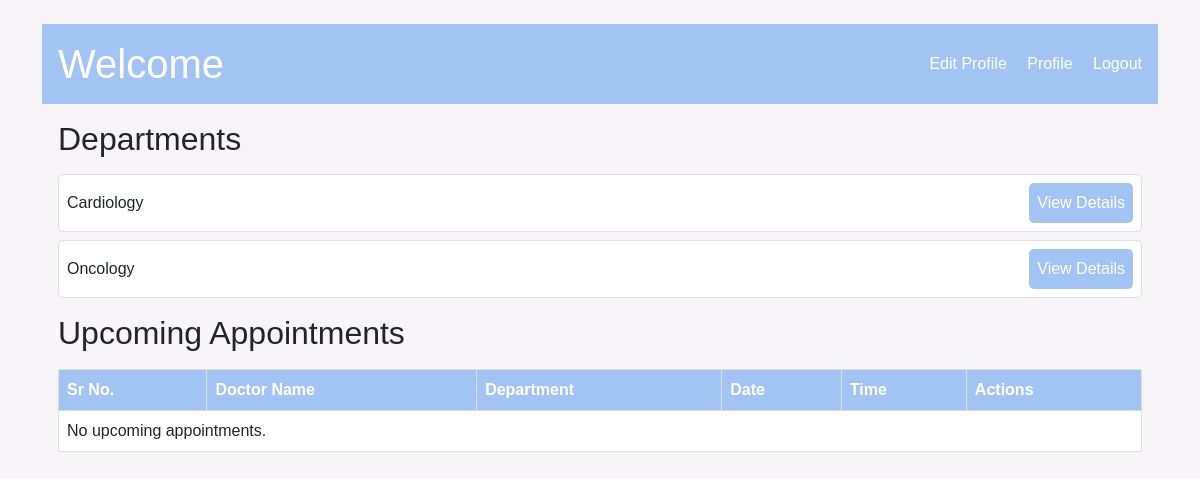
/patient_dashboard/1, run on an earlier commit of the app's database.
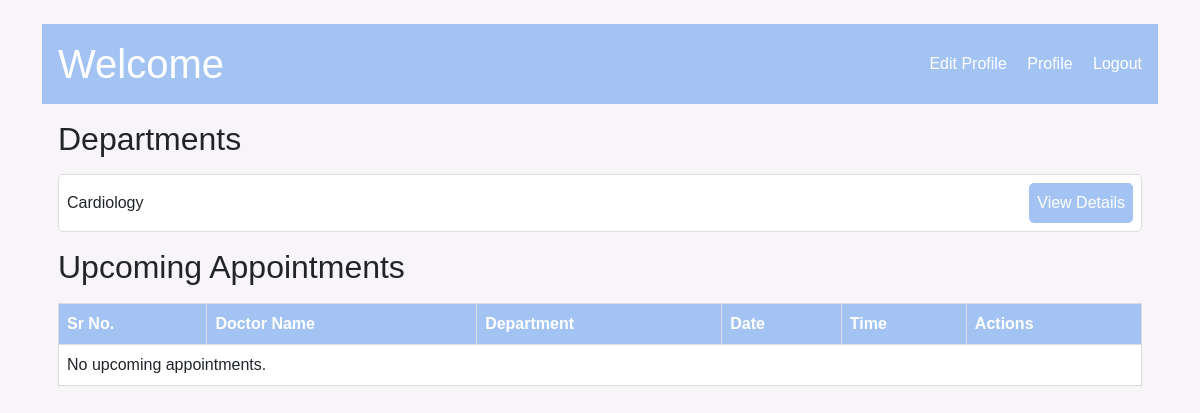
And on a later commit of the database.
### model.py (models this page shows)
class Department(db.Model):
    id = db.Column(db.Integer, primary_key=True)
    name = db.Column(db.String(100), unique=True, nullable=False)

### app.py (the view)
@app.route('/patient_dashboard/<int:patient_id>')
def patient_dashboard(patient_id):
    patient = Patient.query.get_or_404(patient_id)
    departments = Department.query.all()
    appointments = Appointment.query.filter_by(patient_id=patient_id).all()
    return render_template(
        'patientdb.html',
        patient=patient,
        departments=departments,
        appointments=appointments
    )

### templates/patientdb.html (shortened to what this page needs)
{% extends "base.html" %}
{% block content %}
<div class="header">
    <h1>Welcome {{ patient.name }}</h1>
    <div class="links">
        <a href="{{ url_for('edit_patient', patient_id=patient.id) }}">Edit Profile</a>
        <a href="{{ url_for('view_patient_profile', patient_id=patient.id) }}">Profile</a>
        <a href="{{ url_for('logout') }}">Logout</a>
    </div>
</div>
<div class="section">
    <h2>Departments</h2>
    {% for dept in departments %}
    <div class="list-item">
        <span>{{ dept.name }}</span>
        <a href="{{ url_for('view_department', dept_id=dept.id) }}">
            <button class="view-btn">View Details</button>
        </a>
    </div>
    {% else %}
    <p>No departments available.</p>
    {% endfor %}
</div>
<div class="section">
    <h2>Upcoming Appointments</h2>
    <table class="table">
        <thead>
            <tr>
                <th>Sr No.</th>
                <th>Doctor Name</th>
                <th>Department</th>
                <th>Date</th>
                <th>Time</th>
                <th>Actions</th>
            </tr>
        </thead>
        <tbody>
            {% for i, appointment in Appointments %}
            <tr>
                <td>{{ i }}</td>
                <td>{{ appointment.doctor.name }}</td>
                <td>{{ appointment.doctor.department.name }}</td>
                <td>{{ appointment.date.strftime('%d/%m/%Y') }}</td>
                <td>{{ appointment.time }}</td>
                <td>
                    <form action="{{ url_for('cancel_appointment', appointment_id=appointment.id) }}" method="POST">
                        <button class="cancel-btn" type="submit">Cancel</button>
                    </form>
                </td>
            </tr>
            {% else %}
            <tr>
                <td colspan="6">No upcoming appointments.</td>
            </tr>
            {% endfor %}
        </tbody>
    </table>
</div>
{% endblock %}

### templates/base.html (shortened to what this page needs)
<!DOCTYPE html>
<html lang="en">
<head>
    <link href="https://cdn.jsdelivr.net/npm/bootstrap@5.3.0/dist/css/bootstrap.min.css" rel="stylesheet">
</head>
<body>
    <div class="container mt-4">
        {% block content %}{% endblock %}
    </div>
</body>
</html>

### templates/patientdb.html (style rules this page uses)
body { font-family: Arial, sans-serif; background-color: #f8f5f9; margin: 0; padding: 0; }
.header { background-color: #a3c4f3; color: #ffffff; padding: 1rem; display: flex; justify-content: space-between; align-items: center; }
.header h1 { margin: 0; }
.header .links a { color: #ffffff; text-decoration: none; margin-left: 1rem; font-size: 1rem; }
.section { margin: 1rem auto; padding: 0 1rem; }
.section h2 { margin-bottom: 1rem; }
.list-item { display: flex; justify-content: space-between; align-items: center; padding: 0.5rem; border: 1px solid #ddd; border-radius: 5px; margin-bottom: 0.5rem; background-color: #ffffff; }
.list-item span { flex: 1; }
.list-item .view-btn { background-color: #a3c4f3; color: #ffffff; padding: 0.5rem; border: none; border-radius: 5px; cursor: pointer; }
.table { width: 100%; border-collapse: collapse; margin-top: 1rem; }
.table th, .table td { border: 1px solid #ddd; padding: 0.5rem; text-align: left; }
.table th { background-color: #a3c4f3; color: #ffffff; }

What changed in the data, as far as the page shows it:
removed Department: name "Oncology"
